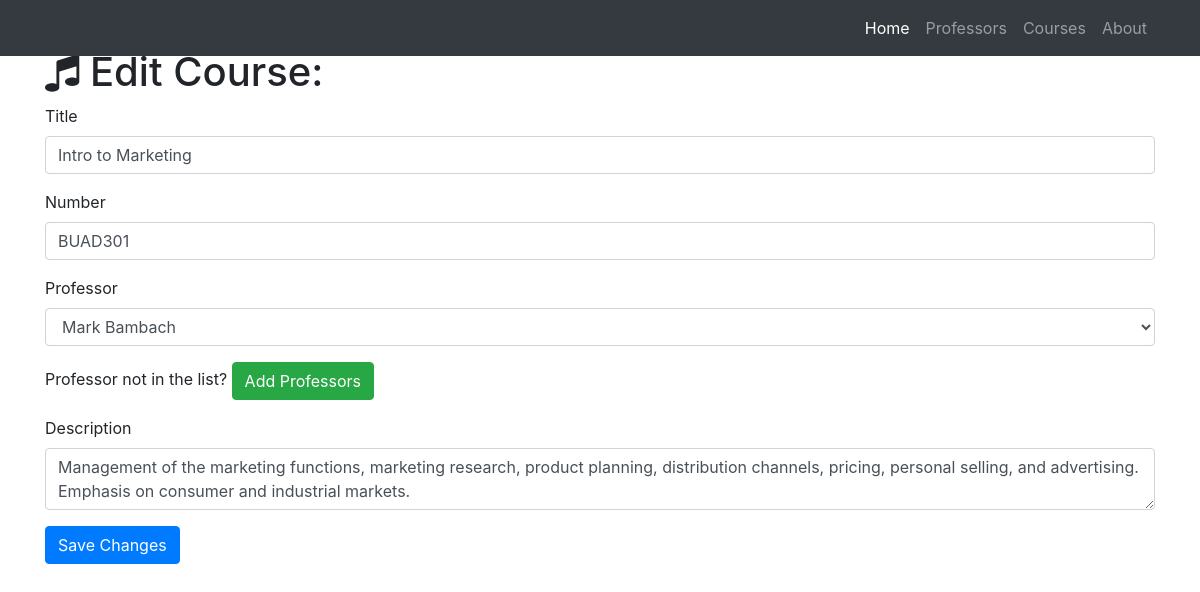
Screenshot of /course/edit/1 with the database file from the repository.
### coursebase.py (models this page shows)
class Course(db.Model):
    __tablename__ = 'courses'
    id = db.Column(db.Integer, primary_key=True)
    title = db.Column(db.String(256))
    number = db.Column(db.Integer)
    description = db.Column(db.Text)
    professor_id = db.Column(db.Integer, db.ForeignKey('professors.id'))

### coursebase.py (the view, shortened to what this page needs)
@app.route('/course/edit/<int:id>', methods=['GET', 'POST'])
def edit_course(id):
    course = Course.query.filter_by(id=id).first()
    professors = Professor.query.all()
    if request.method == 'GET':
        return render_template('course-edit.html', course=course, professors=professors)

### templates/course-edit.html (shortened to what this page needs)
{% extends "homebase.html"%}
{% block page_content%}
  <div class="container">
    <h1 class="mt-5"><i class="fa fa-music" aria-hidden="true"></i> Edit Course:</h1>
    <form action="/course/edit/{{course.id}}" method="post">
      <div class="form-group">
        <label>Title</label>
        <input class="form-control" type="text" name="title" value="{{course.title}}" required="true">
      </div>
      <div class="form-group">
        <label>Number</label>
        <input class="form-control" type="text" name="number" value="{{course.number}}" required="true">
      </div>
      <div class="form-group">
        <label>Professor</label>
        <select class="form-control" name="professor">
          {% for professor in professors %}
            {% if professor == course.professor %}
              <option selected="selected">{{professor.name}}</option>
            {% else %}
              <option>{{professor.name}}</option>
            {% endif %}
          {% endfor %}
        </select>
      </div>
      <div class="form-group">
        Professor not in the list? <a href="/professor/add" class="btn btn-success" role="button" aria-disabled="true">Add Professors</a>
      </div>
      <div class="form-group">
        <label>Description</label>
        <textarea class="form-control" name="description" required="true">{{course.description}}</textarea>
      </div>
      <button type="submit" class="btn btn-primary">Save Changes</button>
    </form>
  </div>
{% endblock%}

### rows the page displays
Course: title "Intro to Marketing", number "BUAD301", description "Management of the marketing functions, marketing research, product planning, distribution channels, pricing, personal selling, and advertising. Emphasis on consumer and industrial markets."

### other values shown
form field professor "Mark Bambach"
